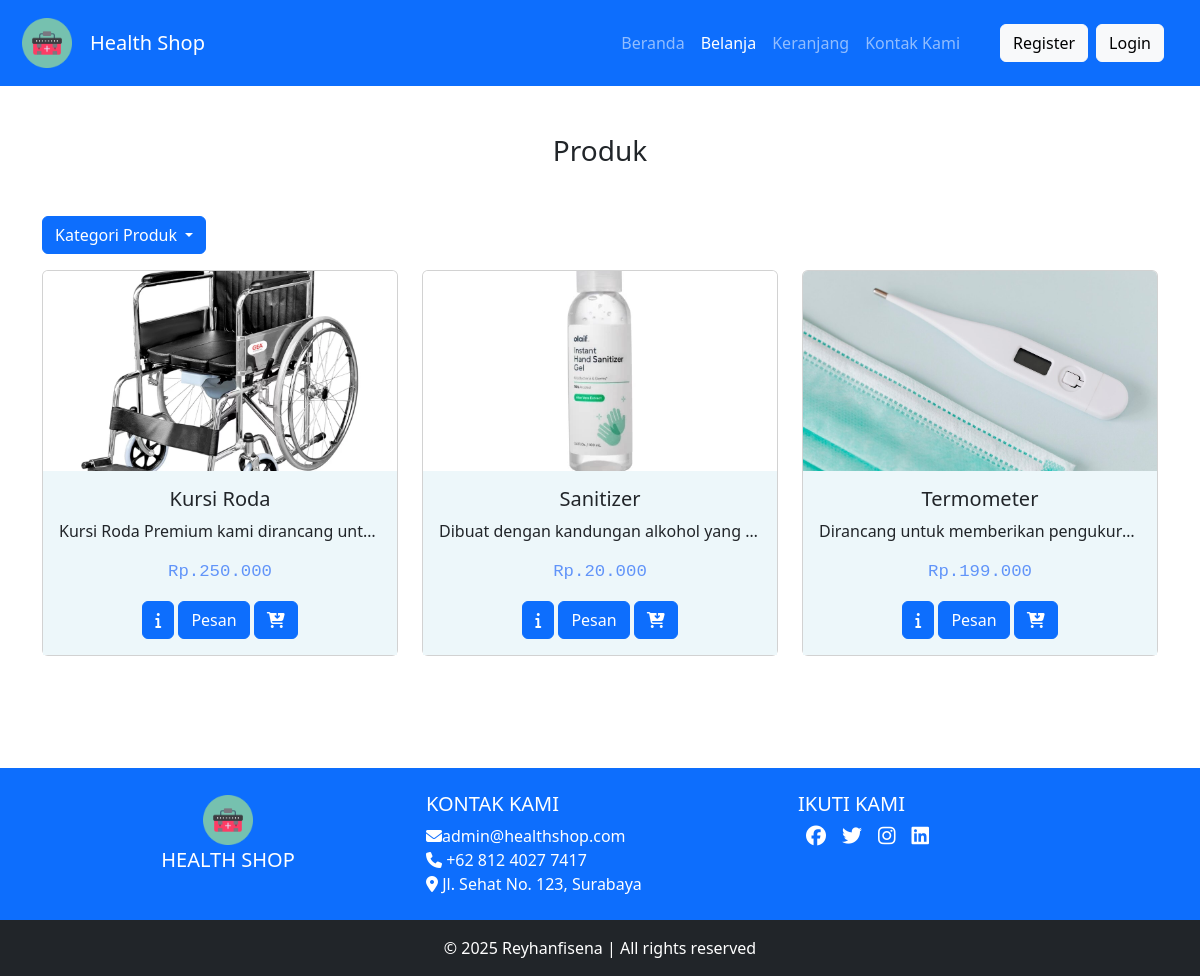
The app's page /belanja.php with its own data.
### tables this page shows
CREATE TABLE `produk` (
  `id` int(11) NOT NULL,
  `id_kategori` int(11) NOT NULL,
  `nama` varchar(255) NOT NULL,
  `harga` double NOT NULL,
  `foto` varchar(255) DEFAULT NULL,
  `detail` text DEFAULT NULL,
  `stok` enum('tersedia','habis') DEFAULT 'tersedia'
);

### belanja.php (the view, shortened to what this page needs)
<?php
include 'koneksi.php';
if (isset($_GET['kategori'])) {
  $queryListProduk = mysqli_query($conn, "SELECT * from produk where id_kategori='$_GET[kategori]'");
} else {
  $queryListProduk = mysqli_query($conn, "SELECT * from produk");
}
?>
<!DOCTYPE html>
<html lang="en">
<head>
  <link href="bootstrap/css/bootstrap.css" rel="stylesheet" />
  <link rel="stylesheet" href="https://cdnjs.cloudflare.com/ajax/libs/font-awesome/6.6.0/css/all.min.css" />
  <link rel="stylesheet" href="assets/style.css" />
</head>
<body>
  <section id="navbar">
    <nav class="navbar navbar-expand-lg bg-primary" data-bs-theme="dark">
      <div class="container-fluid">
        <img
          src="assets/image/icon-healthier.png"
          alt="Logo"
          style="width: 50px; height: 50px; margin: 10px"
          class="d-inline-block align-text-top" />
        <a class="navbar-brand mx-2" href="index.php">Health Shop</a>
        <div
          class="collapse navbar-collapse justify-content-end mr-3"
          id="navbarNav">
          <ul class="navbar-nav">
            <li class="nav-item">
              <a class="nav-link" href="index.php">Beranda</a>
            </li>
            <li class="nav-item">
              <a class="nav-link active" aria-current="page" href="#">Belanja</a>
            </li>
            <li class="nav-item">
              <a class="nav-link" href="cart.php?p=0">Keranjang</a>
            </li>
            <li class="nav-item">
              <a class="nav-link" href="https://wa.me/+6281240277417">Kontak Kami</a>
            </li>
          </ul>
          <ul class="navbar-nav mx-4">
            <?php
            if (!isset($_SESSION['log'])) {
              echo '
					<li><a href="register.php" class="btn btn-light mx-2"> Register</a></li>
					<li><a href="login.php" class="btn btn-light">Login</a></li>
					';
            }
            ?>
          </ul>
        </div>
      </div>
    </nav>
  </section>
  <section id="produk">
    <div class="container-fluid py-5">
      <div class="container text-center">
        <div class="mb-5">
          <h3>Produk</h3>
        </div>
        <div class="row ">
          <div class="d-flex dropdown mb-3">
            <a class="btn btn-primary dropdown-toggle" href="#" role="button" name="kategori" data-bs-toggle="dropdown" aria-expanded="false">
              Kategori Produk
            </a>
          </div>
          <?php
          while ($data = mysqli_fetch_array($queryListProduk)) {
          ?>
            <div class="col-sm-6 col-md-4 mb-3">
              <div class="card h-100">
                <div class="cardimg">
                  <img src="assets/image/<?php echo $data['foto'] ?>" class="card-img-top" alt="...">
                </div>
                <div class="card-body">
                  <h5 class="card-title"><?php echo $data['nama'] ?></h5>
                  <p class="card-text text-truncate"><?php echo $data['detail'] ?></p>
                  <p class="card-text harga">Rp.<?php echo number_format($data['harga'], 0, ',', '.')  ?></p>
                  <div>
                    <a href="detail.php?p=<?php echo $data['id'] ?>" class="btn btn-primary"><i class="fa-solid fa-info"></i></a>
                    <?php if ($data['stok'] == 'habis') { ?>
                      <a href="" class="btn btn-secondary">Stok Habis</a>
                    <?php
                    } else { ?>
                      <a href="cart.php?p=<?php echo $data['id'] ?>" class="btn btn-primary">Pesan</a>
                      <a href="addcart.php?p=<?php echo $data['id'] ?>" class="btn btn-primary"><i class="fa-solid fa-cart-arrow-down"></i></a>
                    <?php
                    }
                    ?>
                  </div>
                </div>
              </div>
            </div>
          <?php } ?>
        </div>
      </div>
    </div>
  </section>
  <?php require 'footer.php' ?>
</body>
</html>

### footer.php
<footer class="bg-primary text-white text-center text-lg-start mt-5 ">
  <div class="container p-4">
    <div class="row">
      <div class="col-lg-4 col-md-6 mb-4 mb-md-0 text-center">
        <img
          src="assets/image/icon-healthier.png"
          alt="Logo"
          style="width: 50px; height: 50px; margin: 3px"
          class="" />
        <h5 class="text-uppercase justify-content-center">Health Shop</h5>
      </div>
      <div class="col-lg-4 col-md-6 mb-4 mb-md-0 ">
        <h5 class="text-uppercase">Kontak Kami</h5>
        <ul class="list-unstyled mb-0 ">
          <li>
            <i class="fa-solid fa-envelope"></i>admin@healthshop.com
          </li>
          <li>
            <i class="fa-solid fa-phone"></i> +62 812 4027 7417
          </li>
          <li>
            <i class="fa-solid fa-location-dot"></i> Jl. Sehat No. 123, Surabaya
          </li>
        </ul>
      </div>
      <div class="col-lg-4 col-md-6 mb-4 mb-md-0">
        <h5 class="text-uppercase">Ikuti Kami</h5>
        <ul class="list-unstyled d-flex ">
          <li>
            <a href="#" class="text-white mx-2">
              <i class="fa-brands fa-facebook fa-lg"></i>
            </a>
          </li>
          <li>
            <a href="#" class="text-white mx-2">
              <i class="fa-brands fa-twitter fa-lg"></i>
            </a>
          </li>
          <li>
            <a href="#" class="text-white mx-2">
              <i class="fa-brands fa-instagram fa-lg"></i>
            </a>
          </li>
          <li>
            <a href="#" class="text-white mx-2">
              <i class="fa-brands fa-linkedin fa-lg"></i>
            </a>
          </li>
        </ul>
      </div>
    </div>
  </div>
  <div class="text-center p-3 bg-dark">
    &copy; 2025 Reyhanfisena | All rights reserved
  </div>
</footer>

### assets/style.css (style rules this page uses)
.harga { font-size: 13pt; color: rgb(97, 148, 249); font-family: monospace; }
.cardimg { height: 200px; }
.cardimg img { height: 100%; width: 100%; object-fit: cover; object-position: center; }
.card-body { background-color: rgb(237, 247, 250); }

### records on screen
produk: foto (picture), nama "Kursi Roda", detail "Kursi Roda Premium kami dirancang unt…", harga "250.000"
produk: foto (picture), nama "Sanitizer", detail "Dibuat dengan kandungan alkohol yang…", harga "20.000"
produk: foto (picture), nama "Termometer", detail "Dirancang untuk memberikan pengukur…", harga "199.000"
